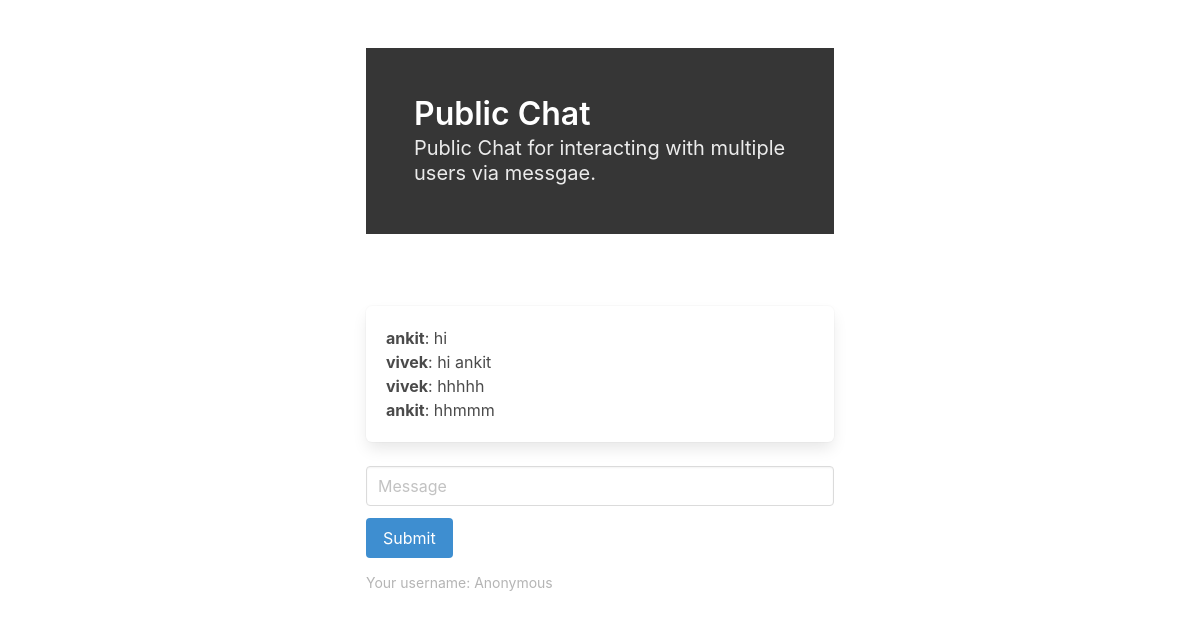
Page /ahir/ on the earlier database version.
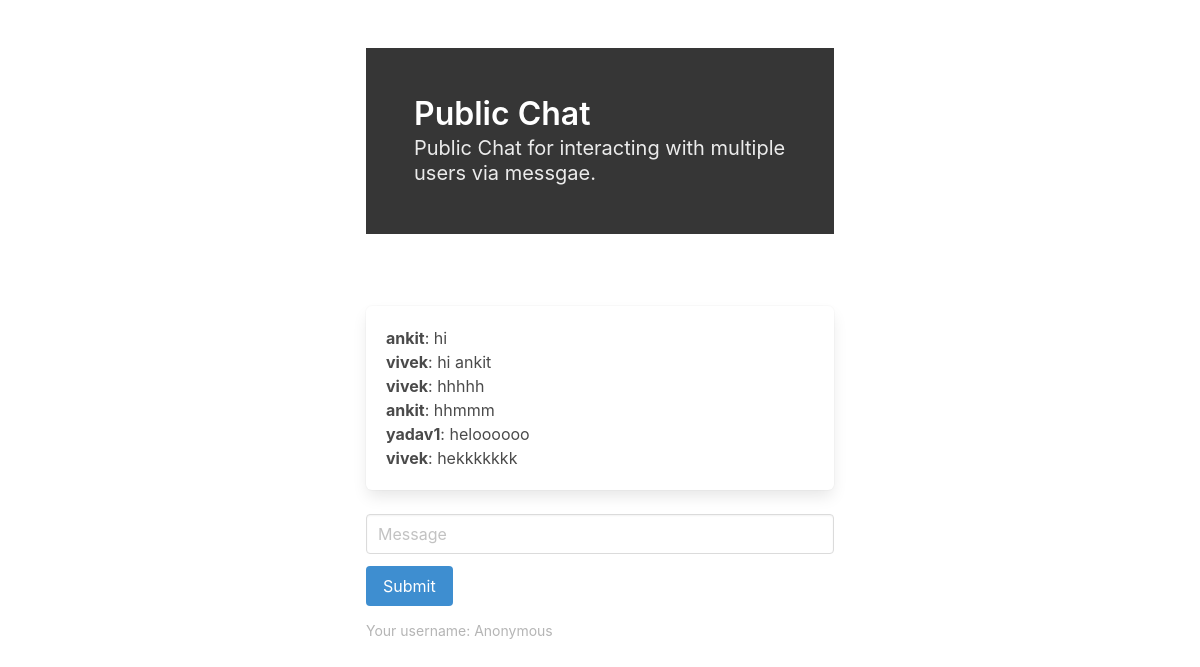
Same page on the later database version.
### chat/models.py (models this page shows)
class Message(models.Model):
    username = models.CharField(max_length=255)
    room = models.CharField(max_length=255)
    content = models.TextField()
    date_added = models.DateTimeField(auto_now_add=True)
    class Meta:
        ordering = ('date_added',)

### chat/views.py (the view)
# urls.py: path('<str:room_name>/', room, name='room')
def room(request, room_name):
    username = request.GET.get('username', 'Anonymous')
    messages = Message.objects.filter(room=room_name)[0:25] #top 25 messages
    return render(request, 'chat/room.html', {'room_name' : room_name, 'username' : username, 'messages' : messages})

### chat/templates/chat/room.html (shortened to what this page needs)
<!DOCTYPE html>
<html lang="en">
<head>
    <link rel="stylesheet" href="https://cdn.jsdelivr.net/npm/bulma@0.9.3/css/bulma.min.css">
</head>
    <body>
        <section class="section">
            <div class="container">
                <div class="columns is-multiline">
                    <div class="column is-6 is-offset-3 mb-6">
                        <section class="hero is-dark">
                            <div class="hero-body">
                                <p class="title">
                                    Public Chat
                                </p>
                                <p class="subtitle">
                                    Public Chat for interacting with multiple users via messgae.
                                </p>
                            </div>
                        </section>
                    </div>
                    <div class="column is-6 is-offset-3">
                        <div class="box">
                            <div id="chat-messages" style="max-height: 300px; overflow-y: scroll;">
                                {% for m in messages %}
                                    <b>{{ m.username }}</b>: {{ m.content }}<br>
                                {% endfor %}
                            </div>
                        </div>
                        <div class="field">
                            <div class="control">
                                <input class="input" type="text" placeholder="Message" id="chat-message-input">
                            </div>
                        </div>
                        <div class="field">
                            <div class="control">
                                <a class="button is-info" id="chat-message-submit">Submit</a>
                            </div>
                        </div>
                        <small class="has-text-grey-light">Your username: {{ username }}</small>
                    </div>
                </div>
            </div>
        </section>
    </body>
</html>

Differences in the rows shown:
added Message: username "yadav1", content "heloooooo"
added Message: username "vivek", content "hekkkkkkk"
